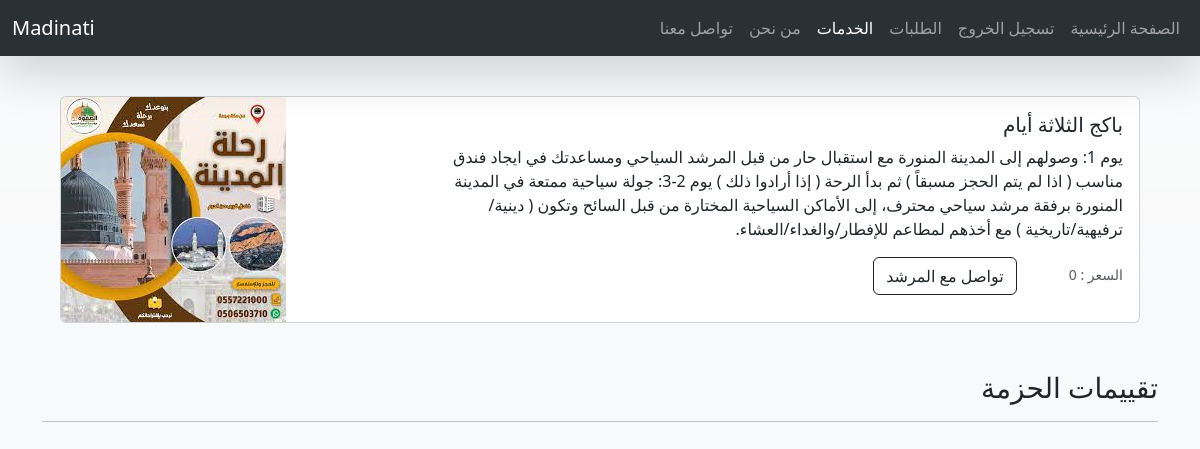
Page /package.php?id=1 (signed in) on the committed database.
### tables this page shows
CREATE TABLE IF NOT EXISTS scheduled_packages (
	id_scheduled_package int not null unique auto_increment,
    id_tourist_guide int not null,
    name varchar(60) not null,
    price int not null,
    details varchar(500) not null,
    photo_url varchar(200)not null,
    
    PRIMARY KEY (id_scheduled_package),
    CONSTRAINT scheduled_packages_fk1 FOREIGN KEY (id_tourist_guide) REFERENCES tourist_guides (id_tourist_guide) ON DELETE CASCADE
);

### package.php (the view, shortened to what this page needs)
<?php
include "./config/database.php";
if (isset($_GET['id'])) {
    $packageId = $_GET['id'];
    if ($packageId > 0) {
        $sql = "select * from scheduled_packages  where id_scheduled_package =$packageId";
        $result = mysqli_query($conn, $sql);
        $package = mysqli_fetch_all($result, MYSQLI_ASSOC);
    }
}
?>
<!DOCTYPE html>
<html lang="en">
<head>
    <link rel="stylesheet" href="./public/css/bootstrap.min.css" />
    <link rel="stylesheet" href="./public/css/style.css" />
</head>
<body class="bg-light bg-gradient pt-5">
    <?php include './includes/navbar.php' ?>
    <?php
    if(isset($package))
    echo '
    <div class="card my-5" style="max-width: 90%;">
    <div class="row g-0">
      <div class="col-md-4">
        <img  src="./' . $package[0]["photo_url"] . '" class="img-fluid rounded-start" alt="...">
      </div>
      <div class="col-md-8" dir="rtl">
        <div class="card-body">
          <h5 class="card-title">' . $package[0]["name"] . '</h5>
          <p class="card-text">' . $package[0]["details"] . '</p>
          <p class="card-text d-inline "><small class="text-body-secondary"> السعر : ' . $package[0]["price"] . '</small></p>
        <button type="button" class="btn btn-outline-dark d-inline  mx-5" data-bs-toggle="modal" data-bs-target="#staticBackdrop">
              تواصل مع المرشد
        </button>
        </div>
      </div>
    </div>
  </div>
';
    ?>
    <div class="container ">
        <h3 dir="rtl">تقييمات الحزمة</h3>
        <hr>
    </div>
</body>
</html>

### public/css/style.css (style rules this page uses)
* { margin: 0; padding: 0; }
.card { margin: auto; }

### rows in the picture
scheduled_packages: photo_url (picture), name "باكج الثلاثة أيام", details "يوم 1: وصولهم إلى المدينة المنورة مع استقبال حار من قبل المرشد السياحي ومساعدتك في ايجاد فندق مناسب ( اذا لم يتم الحجز مسبقاً ) ثم بدأ الرحة ( إذا أرادوا ذلك ) يوم 2-3: جولة سياحية ممتعة في المدينة المنورة برفقة مرشد سياحي محترف، إلى الأماكن السياحية المختارة من قبل السائح وتكون ( دينية/ ترفيهية/تاريخية ) مع أخذهم لمطاعم للإفطار/والغداء/العشاء.", price "0"
